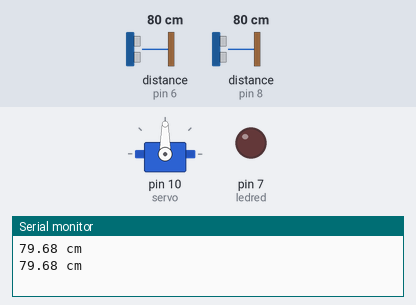
The sketch below on a simulated Arduino Uno, built with avr-gcc and run on an emulated ATmega328P. Shown: servo, output pins drawn as LEDs (lit = HIGH), the last lines printed to the serial monitor. Wiring (inferred from the names in the program): 2 × ultrasonic range finder: trigger pin 5, echo pin 6 / trigger pin 9, echo pin 8. The inputs (shaded band) are chosen by the test bench; at power-on: distance to the obstacle (sensors on pin 6, pin 8) 80 cm. The echo pulse lasts 58.3 µs per cm; pins used as bus, display or sensor lines are not drawn.

Above: at 2.2 s.
2.3 s: distance to the obstacle (sensor on pin 6) set to 34 cm
4.2 s: distance to the obstacle (sensor on pin 6) set to 27 cm
At 5.7 s:
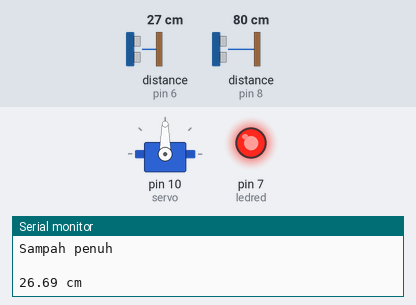
6.5 s: distance to the obstacle (sensor on pin 6) set to 35 cm
At 7.6 s:
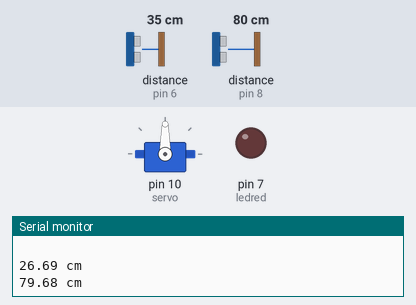
8.5 s: distance to the obstacle (sensor on pin 8) set to 33 cm
10.2 s: distance to the obstacle (sensor on pin 8) set to 27 cm
At 11.6 s:
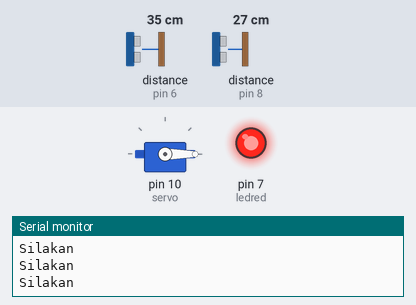
12.5 s: distance to the obstacle (sensor on pin 8) set to 35 cm
At 12.9 s:
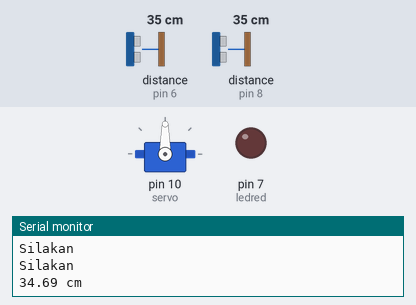
Timing chart, 0 to 15.0 s (numbered marks = the images above; inputs shaded):
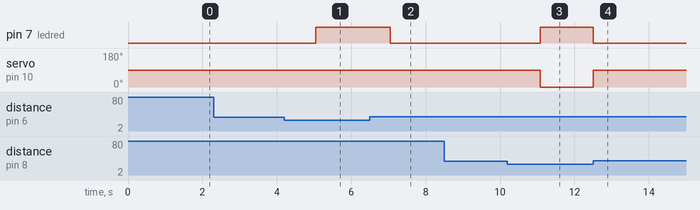

The sketch:

smartbin_test1.ino
```cpp
#define trigpin 9
#define echopin 8
#define ledred 7
#define trigpin2 5
#define echopin2 6

#include <Servo.h>

Servo servo;

float duration, distance, duration2, distance2;

void setup() {
  // put your setup code here, to run once:
  Serial.begin(9600);
  pinMode(trigpin,OUTPUT);
  pinMode (echopin,INPUT);
  pinMode(trigpin2,OUTPUT);
  pinMode (echopin2,INPUT);
  pinMode (ledred, OUTPUT);
  servo.attach(10);
  delay(1000);
}

void loop() {
  // put your main code here, to run repeatedly:
  digitalWrite(trigpin2, LOW);
  delayMicroseconds(5);
  digitalWrite(trigpin2, HIGH);
  delayMicroseconds(5);
  digitalWrite(trigpin2,LOW);
  duration2 = pulseIn(echopin2, HIGH);
  distance2 = (duration2/2)*0.0343;

  if(distance2 >= 30){
    sampahterbuka();
  }else{
    servo.write(90);
    Serial.println("Sampah penuh");
    Serial.println(" ");
    Serial.print(distance2);
    Serial.println(" cm");
    digitalWrite(ledred,HIGH);
//    delay(2000);
//    digitalWrite(ledred,LOW);
//    delay(2000);
//    digitalWrite(ledred,HIGH);
//    delay(2000);
//    digitalWrite(ledred,LOW);
//    delay(2000);
//    digitalWrite(ledred,HIGH);
    delay(1000);
  }
}
void sampahterbuka(){
  digitalWrite(trigpin, LOW);
  delayMicroseconds(5);
  digitalWrite(trigpin, HIGH);
  delayMicroseconds(5);
  digitalWrite(trigpin,LOW);
  duration = pulseIn(echopin, HIGH);
  distance = (duration/2)*0.0343;

  if (distance <= 30){
    digitalWrite(ledred,HIGH);
    Serial.println("Silakan");
    servo.write(0);
  }else{
    digitalWrite(ledred,LOW);
    servo.write(90);
    Serial.print(distance);
    Serial.println(" cm");
    delay(1000);
  }
  delayMicroseconds(1);
}
```

Measured:
- the behaviour switches between 31 and 30 cm on distance to the obstacle (sensor on pin 6) (found by bisection; images 0 and 1)
- the behaviour switches between 31 and 30 cm on distance to the obstacle (sensor on pin 8) (found by bisection; images 2 and 3)
- after the input at 4.2 s, pin 7 (ledred): LOW → HIGH after 0.84 s
- after the input at 6.5 s, pin 7 (ledred): HIGH → LOW after 0.55 s
- after the input at 10.2 s, pin 7 (ledred): LOW → HIGH after 0.88 s; servo on pin 10 (servo): 90° → 0° after 0.88 s
- after the input at 12.5 s, pin 7 (ledred): HIGH → LOW at once; servo on pin 10 (servo): 0° → 90° at once
